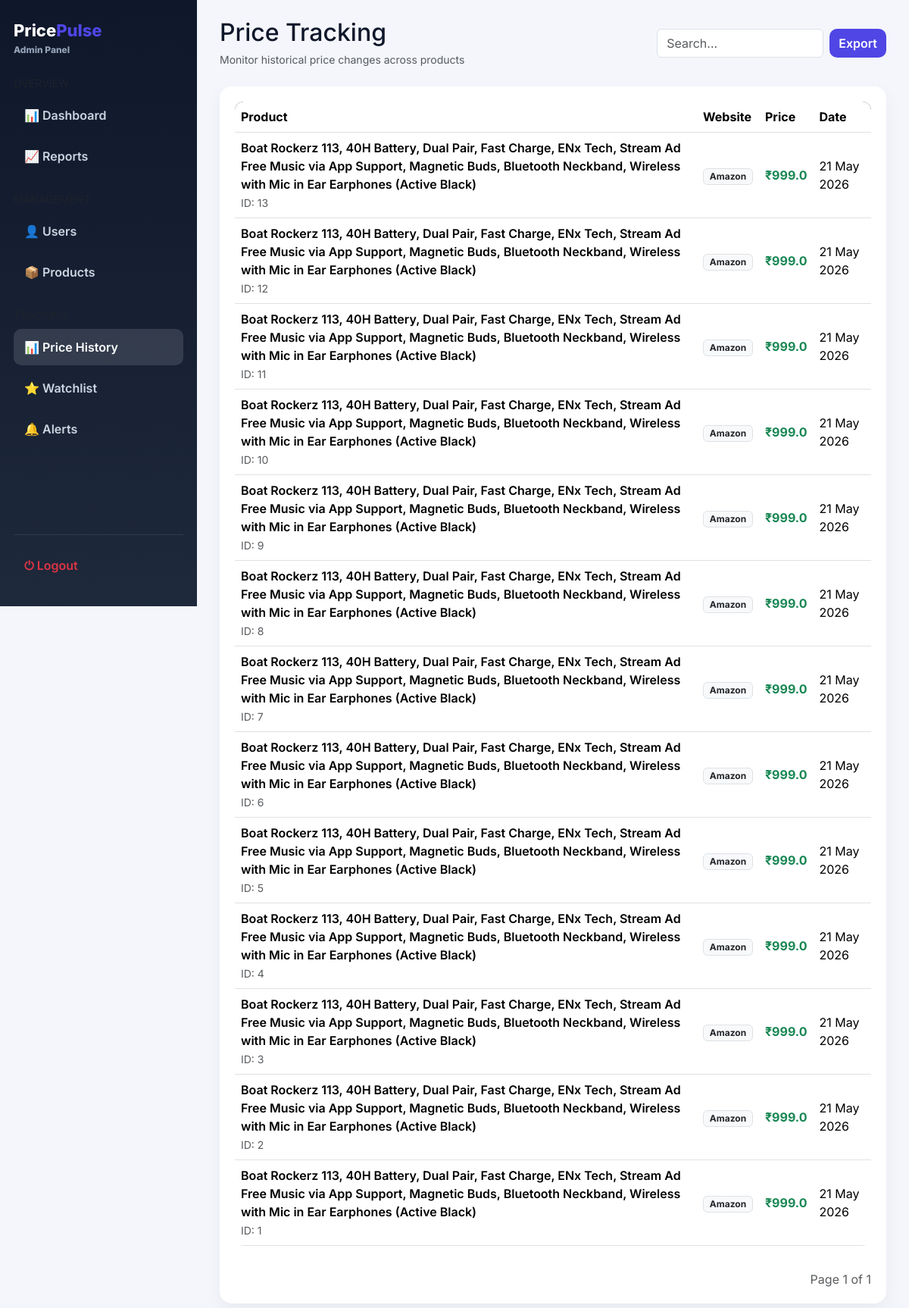
The app's page /admin/price-history (signed in) with its own data.
### app/models/price_history.py (models this page shows, shortened)
class PriceHistory(db.Model):
    __tablename__ = "price_history"
    id = db.Column(db.Integer, primary_key=True)
    link_id = db.Column(
        db.Integer,
        db.ForeignKey("product_links.id"),
        nullable=False,
        index=True
    )
    product_id = db.Column(
        db.Integer,
        db.ForeignKey("products.id"),
        nullable=True,
        index=True
    )
    price = db.Column(
        db.Float,
        nullable=False
    )
    old_price = db.Column(
        db.Float,
        nullable=True
    )
    price_change = db.Column(
        db.Float,
        default=0
    )
    change_percent = db.Column(
        db.Float,
        default=0
    )
    website = db.Column(
        db.String(100),
        nullable=True
    )
    checked_at = db.Column(
        db.DateTime,
        default=lambda: datetime.now(timezone.utc),
        index=True
    )
    link = db.relationship(
        "ProductLink",
        backref=db.backref(
            "price_histories",
            lazy=True,
            cascade="all, delete-orphan"
        )
    )
    product = db.relationship(
        "Product",
        backref=db.backref(
            "price_history",
            lazy=True,
            cascade="all, delete-orphan"
        )
    )

### app/models/product.py (models this page shows, shortened)
class Product(db.Model):
    __tablename__ = "products"
    id = db.Column(db.Integer, primary_key=True)
    user_id = db.Column(
        db.Integer,
        db.ForeignKey("users.id"),
        nullable=False,
        index=True
    )
    title = db.Column(db.String(500), nullable=False)
    price = db.Column(db.Float, default=0)
    old_price = db.Column(db.Float, nullable=True)
    image = db.Column(db.Text)
    rating = db.Column(db.Float, default=0)
    reviews = db.Column(db.String(100))
    url = db.Column(db.Text)
    website = db.Column(db.String(100))
    source = db.Column(db.String(100))
    category = db.Column(
        db.String(100),
        default="General"
    )
    subcategory = db.Column(
        db.String(100),
        nullable=True
    )
    created_at = db.Column(
        db.DateTime,
        default=lambda: datetime.now(timezone.utc)
    )
    updated_at = db.Column(
        db.DateTime,
        default=lambda: datetime.now(timezone.utc),
        onupdate=lambda: datetime.now(timezone.utc)
    )
    links = db.relationship(
        "ProductLink",
        backref="product",
        cascade="all, delete-orphan",
        lazy=True
    )
    tracked_items = db.relationship(
        "TrackedProduct",
        backref="tracked_product_ref",
        cascade="all, delete-orphan",
        lazy=True
    )

### app/models/product_link.py (models this page shows, shortened)
class ProductLink(db.Model):
    __tablename__ = "product_links"
    id = db.Column(
        db.Integer,
        primary_key=True
    )
    product_id = db.Column(
        db.Integer,
        db.ForeignKey("products.id"),
        nullable=False,
        index=True
    )
    website = db.Column(
        db.String(100),
        nullable=False
    )
    url = db.Column(
        db.Text,
        nullable=False
    )
    current_price = db.Column(
        db.Float,
        default=0
    )
    is_available = db.Column(
        db.Boolean,
        default=True
    )
    created_at = db.Column(
        db.DateTime,
        default=lambda: datetime.now(timezone.utc)
    )
    updated_at = db.Column(
        db.DateTime,
        default=lambda: datetime.now(timezone.utc),
        onupdate=lambda: datetime.now(timezone.utc)
    )
    price_history = db.relationship(
        "PriceHistory",
        backref="price_link_ref",
        cascade="all, delete-orphan",
        lazy=True
    )

### app/routes/admin.py (the view)
@admin_bp.route("/price-history")
@login_required
def price_history():
    if not admin_required():
        return redirect(url_for("web.dashboard"))
    page = request.args.get("page", 1, type=int)
    history = PriceHistory.query.order_by(
        PriceHistory.checked_at.desc()
    ).paginate(
        page=page,
        per_page=15,
        error_out=False
    )
    return render_template("admin/price_history.html", history=history)

### app/extensions.py (called while the page is built)
@login_manager.user_loader
def load_user(user_id):
    from app.extensions import db
    from app.models.user import User
    return db.session.get(User, int(user_id))

### app/routes/admin.py (called while the page is built)
def is_admin():
    return (
        current_user.is_authenticated and
        hasattr(current_user, "role") and
        current_user.role == "admin"
    )

def admin_required():
    if not is_admin():
        flash("Access denied. Admin only.", "danger")
        return False
    return True

### app/templates/admin/price_history.html (shortened to what this page needs)
{% extends "admin/base_admin.html" %}
{% block content %}
<div class="d-flex justify-content-between align-items-center mb-4 flex-wrap gap-2">
    <div>
        <h2 class="page-title mb-1">Price Tracking</h2>
        <small class="text-muted">Monitor historical price changes across products</small>
    </div>
    <div class="d-flex gap-2">
        <input type="text" id="historySearch" class="form-control" placeholder="Search..." style="max-width:220px;">
        <button class="btn btn-primary">Export</button>
    </div>
</div>
<div class="card-box">
    {% if history.items %}
    <div class="table-responsive">
        <table class="table table-hover align-middle" id="historyTable">
            <thead>
                <tr>
                    <th>Product</th>
                    <th>Website</th>
                    <th>Price</th>
                    <th>Date</th>
                </tr>
            </thead>
            <tbody>
            {% for h in history.items %}
            <tr>
                <td>
                    <div class="fw-semibold">
                        {% if h.link and h.link.product %}
                            {{ h.link.product.title }}
                        {% else %}
                            N/A
                        {% endif %}
                    </div>
                    <small class="text-muted">ID: {{ h.id }}</small>
                </td>
                <td>
                    <span class="badge bg-light text-dark border">
                        {{ h.link.website if h.link else "N/A" }}
                    </span>
                </td>
                <td class="fw-bold text-success">
                    ₹{{ h.price }}
                </td>
                <td>
                    {{ h.checked_at.strftime("%d %b %Y") if h.checked_at else "-" }}
                </td>
            </tr>
            {% endfor %}
            </tbody>
        </table>
    </div>
    <div class="d-flex justify-content-between mt-3">
        <span class="text-muted">
            Page {{ history.page }} of {{ history.pages }}
        </span>
    </div>
    {% endif %}
</div>
{% endblock %}

### app/templates/admin/base_admin.html (style rules this page uses)
:root { --bg:#f4f6fb; --card:#ffffff; --primary:#4f46e5; --sidebar:#0f172a; --sidebar-light:#1e293b; --text:#0f172a; --muted:#64748b; --border:#e5e7eb; --radius:16px; }
body { margin:0; font-family:'Inter',sans-serif; background:var(--bg); color:var(--text); }
.card-box { background:var(--card); padding:20px; border-radius:var(--radius); box-shadow:0 10px 25px rgba(0,0,0,.05); transition:.2s; }
.table { background:white; border-radius:12px; overflow:hidden; }
.table thead { background:#0f172a; color:white; }
.btn-primary { background:var(--primary); border:none; }
.btn { border-radius:10px; font-weight:600; }

### records on screen
PriceHistory: link.product "Boat Rockerz 113, 40H Battery, Dual Pair, Fast Charge, ENx Tech, Stream Ad Free Music via App Support, Magnetic Buds, Bluetooth Neckband, Wireless with Mic in Ear Earphones (Active Black)", id "13", link "Amazon", price "999.0", checked_at "21 May 2026"
PriceHistory: link.product "Boat Rockerz 113, 40H Battery, Dual Pair, Fast Charge, ENx Tech, Stream Ad Free Music via App Support, Magnetic Buds, Bluetooth Neckband, Wireless with Mic in Ear Earphones (Active Black)", id "12", link "Amazon", price "999.0", checked_at "21 May 2026"
PriceHistory: link.product "Boat Rockerz 113, 40H Battery, Dual Pair, Fast Charge, ENx Tech, Stream Ad Free Music via App Support, Magnetic Buds, Bluetooth Neckband, Wireless with Mic in Ear Earphones (Active Black)", id "11", link "Amazon", price "999.0", checked_at "21 May 2026"
PriceHistory: link.product "Boat Rockerz 113, 40H Battery, Dual Pair, Fast Charge, ENx Tech, Stream Ad Free Music via App Support, Magnetic Buds, Bluetooth Neckband, Wireless with Mic in Ear Earphones (Active Black)", id "10", link "Amazon", price "999.0", checked_at "21 May 2026"
PriceHistory: link.product "Boat Rockerz 113, 40H Battery, Dual Pair, Fast Charge, ENx Tech, Stream Ad Free Music via App Support, Magnetic Buds, Bluetooth Neckband, Wireless with Mic in Ear Earphones (Active Black)", id "9", link "Amazon", price "999.0", checked_at "21 May 2026"
PriceHistory: link.product "Boat Rockerz 113, 40H Battery, Dual Pair, Fast Charge, ENx Tech, Stream Ad Free Music via App Support, Magnetic Buds, Bluetooth Neckband, Wireless with Mic in Ear Earphones (Active Black)", id "8", link "Amazon", price "999.0", checked_at "21 May 2026"
PriceHistory: link.product "Boat Rockerz 113, 40H Battery, Dual Pair, Fast Charge, ENx Tech, Stream Ad Free Music via App Support, Magnetic Buds, Bluetooth Neckband, Wireless with Mic in Ear Earphones (Active Black)", id "7", link "Amazon", price "999.0", checked_at "21 May 2026"
PriceHistory: link.product "Boat Rockerz 113, 40H Battery, Dual Pair, Fast Charge, ENx Tech, Stream Ad Free Music via App Support, Magnetic Buds, Bluetooth Neckband, Wireless with Mic in Ear Earphones (Active Black)", id "6", link "Amazon", price "999.0", checked_at "21 May 2026"
PriceHistory: link.product "Boat Rockerz 113, 40H Battery, Dual Pair, Fast Charge, ENx Tech, Stream Ad Free Music via App Support, Magnetic Buds, Bluetooth Neckband, Wireless with Mic in Ear Earphones (Active Black)", id "5", link "Amazon", price "999.0", checked_at "21 May 2026"
PriceHistory: link.product "Boat Rockerz 113, 40H Battery, Dual Pair, Fast Charge, ENx Tech, Stream Ad Free Music via App Support, Magnetic Buds, Bluetooth Neckband, Wireless with Mic in Ear Earphones (Active Black)", id "4", link "Amazon", price "999.0", checked_at "21 May 2026"
PriceHistory: link.product "Boat Rockerz 113, 40H Battery, Dual Pair, Fast Charge, ENx Tech, Stream Ad Free Music via App Support, Magnetic Buds, Bluetooth Neckband, Wireless with Mic in Ear Earphones (Active Black)", id "3", link "Amazon", price "999.0", checked_at "21 May 2026"
PriceHistory: link.product "Boat Rockerz 113, 40H Battery, Dual Pair, Fast Charge, ENx Tech, Stream Ad Free Music via App Support, Magnetic Buds, Bluetooth Neckband, Wireless with Mic in Ear Earphones (Active Black)", id "2", link "Amazon", price "999.0", checked_at "21 May 2026"
PriceHistory: link.product "Boat Rockerz 113, 40H Battery, Dual Pair, Fast Charge, ENx Tech, Stream Ad Free Music via App Support, Magnetic Buds, Bluetooth Neckband, Wireless with Mic in Ear Earphones (Active Black)", id "1", link "Amazon", price "999.0", checked_at "21 May 2026"

### other values on screen
{{ history.page }} "1"
{{ history.pages }} "1"
